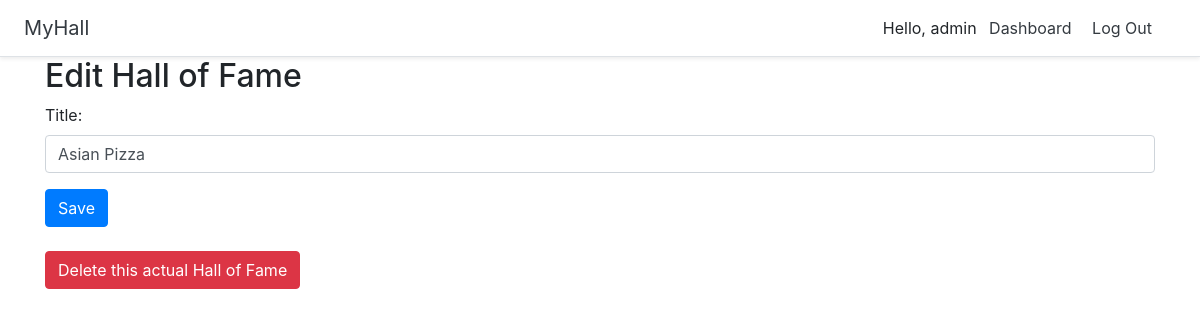
Before: /halloffame/1/update (signed in) with the older database file.
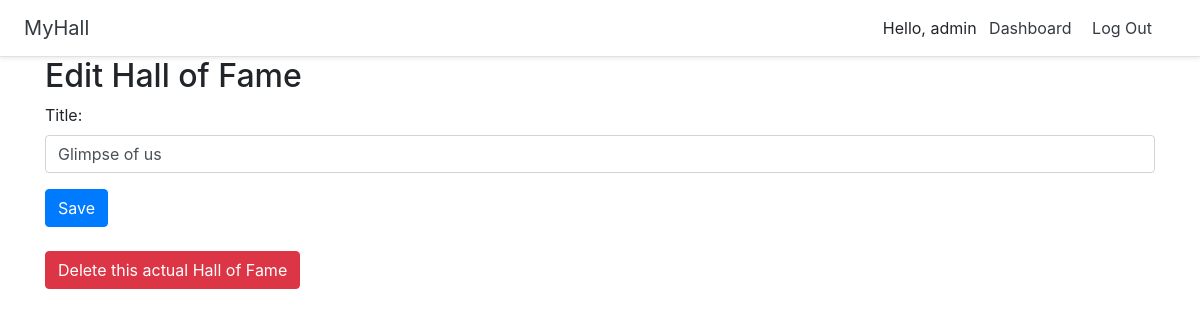
After: the same page with the newer database file.
### core/models.py (models this page shows)
class Hall(models.Model):
    title = models.CharField(max_length=255)
    user = models.ForeignKey(User, on_delete=models.CASCADE)

### core/views.py (the view)
# urls.py: path("halloffame/<int:pk>/update", UpdateHall.as_view(), name="update_hall"),
class UpdateHall(LoginRequiredMixin, generic.UpdateView):
    model = Hall
    template_name = "halls/update_hall.html"
    fields = ["title"]
    success_url = reverse_lazy("dashboard")
    def get_object(self):
        hall = super(UpdateHall, self).get_object()
        if not hall.user == self.request.user:
            raise Http404
        return hall

### core/templates/halls/update_hall.html
{% extends 'base.html' %}
{% load static %}
{% block content %}
    {% include 'halls/body_update_hall.html' %}
{% endblock %}

### core/templates/halls/body_update_hall.html (shortened to what this page needs)
<div class="container">
    <h2>Edit Hall of Fame</h2>
    <form method="post">
        {% load widget_tweaks %}
        {% for field in form %}
        <div class="form-group {% if field.errors %}alert alert-danger{% endif %}">
            {{ field.label_tag }}
            {% render_field field class="form-control" %}
        </div>
        {% endfor %}
        <button type="submit" class="btn btn-primary">Save</button>
    </form>
    <br>
    <a href="{% url 'delete_hall' hall.id %}" class="btn btn-danger">Delete this actual Hall of Fame</a>
</div>

Changed rows visible on the page:
changed Hall: title "Asian Pizza" → "Glimpse of us"
